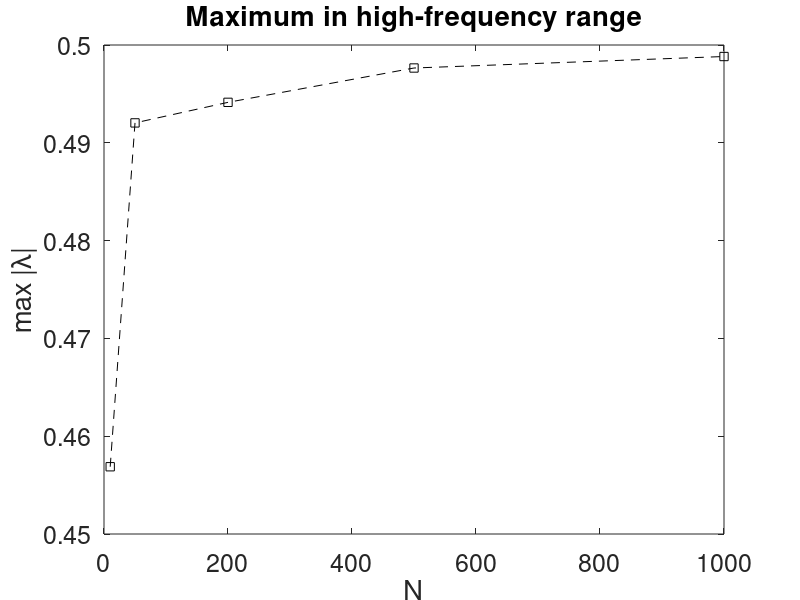

Write the MATLAB code that produced this figure.
%
% - Amp factor

close all; clear all;

Nv=[ 10 50  200 500  1000 ];
% Nv=[400];
mu=zeros(1,length(Nv));
eps = 0.0001;

for l=1:length(Nv)
   
N=Nv(l);
dx   = 2.0*pi/(N-1);
dy   = dx;

theta1    = -pi:dx:pi;
theta2    = -pi:dy:pi;

[T1,T2]=meshgrid(theta1,theta2);


% -- "isotropic case"
am  = exp(1i*T1) +exp(1i*T2);
ctr = 4.0 - exp(-1i*T1) -exp(-1i*T2);

% -- "anisotropic case"
% am  = eps*exp(1i*T1)+exp(1i*T2);
% ctr = (2.0 +2.0*eps)- eps*exp(-1i*T1) -exp(-1i*T2);

% -- "anisotropic case with line relaxation"
% am  = eps*exp(1i*T1);
% ctr = (2.0 +2.0*eps)- eps*exp(-1i*T1) -exp(-1i*T2) -exp(1i*T2);

S = am./ctr;

surf(T1,T2,abs(S))
set(gca,'FontSize',18); pause(1)

mu(l)=max(max(abs(S(abs(T1)>pi/2.0 | abs(T2)>pi/2.0))));

end

if length(Nv) > 1
    plot(Nv,mu,'--ks')
    set(gca,'FontSize',18);
    xlabel('N'); ylabel('max |\lambda|');
    title('Maximum in high-frequency range')
end
